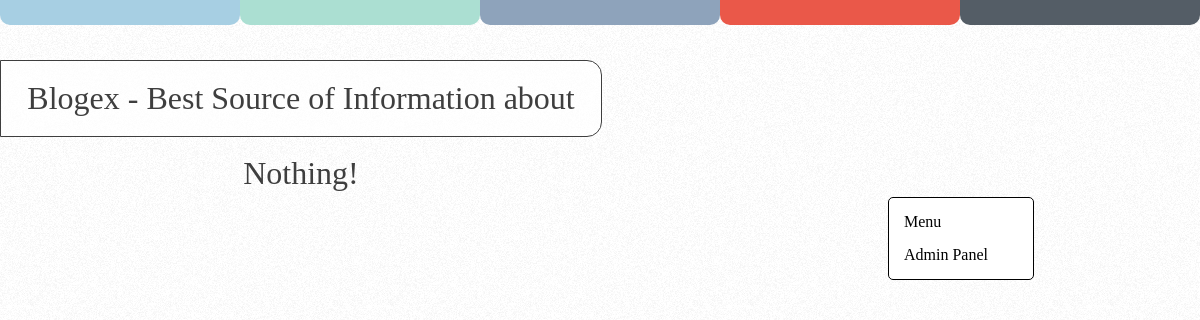
/, run on an earlier commit of the app's database.
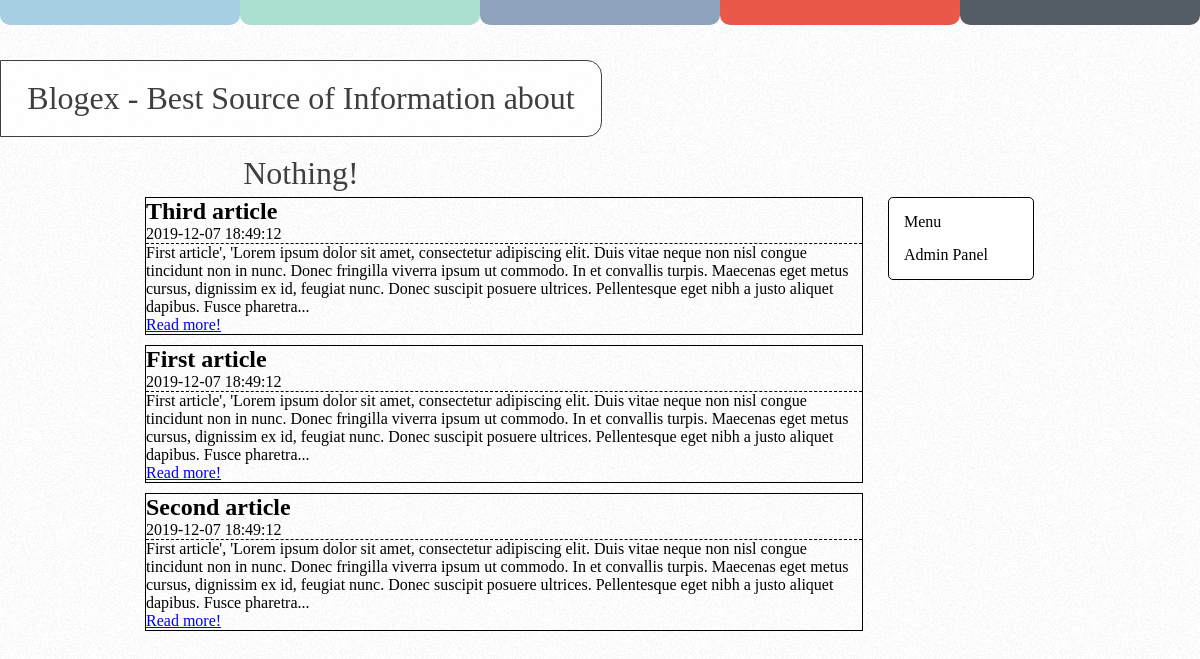
And on a later commit of the database.
### tables this page shows
CREATE TABLE ARTICLES
(
    ID         int NOT NULL AUTO_INCREMENT,
    Title      varchar(255) CHARACTER SET 'utf8',
    Content    varchar(65534) CHARACTER SET 'utf8',
    Date       datetime DEFAULT CURRENT_TIMESTAMP,
    UserID     int,
    CategoryID int,

    PRIMARY KEY (ID)
);

### nyxie/classes/view.php (called while the page is built, shortened)
<?php
class View
{
	public $view_vars = array();
	function assign($name, $value)
	{
	    $this->view_vars = array_merge($this->view_vars, [$name => $value]);
	}
	function display($file)
	{
		extract($this->view_vars);
		include(VIEWSPATH . $file);
	}
}

### nyxie/apps/controllers/blogcontroller.php (called while the page is built, shortened)
<?php
class BlogController extends Nyxie
{
    function index()
    {
        $article_model = new ArticleModel();
        $articles = $article_model->get_all();
        for ($i = 0; $i < count($articles); $i++) {
            $articles[$i]["Content"] = substr($articles[$i]["Content"], 0, 350) . "...";
        }
        $view = new View();
        $menu_links = [
            array("label" => "Main", "href" => ""),
            array("label" => "Admin Panel", "href" => "/adminpanel"),
            array("label" => "Categories", "href" => ""),
            array("label" => "About", "href" => ""),
            array("label" => "Contact", "href" => ""),
        ];
        $view->assign("content_file", "articles-container.php");
        $view->assign("articles", $articles);
        $view->assign("menu_links", $menu_links);
        $view->display("blog/main.php");
    }
}

### nyxie/nyxie.php (called while the page is built, shortened)
<?php
class Nyxie
{
    private $default_method = "index";
    function start()
    {
        $method_name = null;
        $request_url = ltrim($_SERVER["REQUEST_URI"], "/");
        $path_info = !strlen($request_url) ? [] : explode("/", $request_url);
        switch (count($path_info)) {
            default:
                $method_name = $this->default_method;
                break;
        }
        try {
            $controller = new $controller_class_name();
            $controller->$method_name();
        } catch (Exception $e) {
            throw new RuntimeException("Running controller method failed");
        }
        return true;
    }
    static function __autoload($class_name)
    {
        $class_name = strtolower($class_name);
    }
}

### index.php (called while the page is built, shortened)
<?php
require_once(NYXIEPATH . 'nyxie.php');
$nyxie = new Nyxie;
$nyxie->register_controller("blog", "BlogController", true);
$nyxie->register_controller("adminpanel", "AdminPanelController");
$nyxie->register_controller("auth", "AuthController");
$nyxie->register_controller("articles", "ArticleController");
$nyxie->protect_controller("adminpanel");
$nyxie->start();

### nyxie/apps/models/articlemodel.php (called while the page is built, shortened)
<?php
class ArticleModel
{
    public function __construct()
    {
        $this->db = new Database();
    }
    public function get_all()
    {
        return $this->db->query("select * from articles order by id desc");
    }
}
?>

### nyxie/classes/db_interfaces/mysql.php (called while the page is built, shortened)
<?php
class MySQL implements IDatabase
{
    protected $connection;
    public function connect($host, $user, $pass, $db_name)
    {
        $this->connection = new mysqli($host, $user, $pass, $db_name);
        $this->connection->autocommit(true);
    }
    function query($query)
    {
        $query_result = $this->connection->query($query);
        $return_result = null;
        if (is_bool($query_result)) {
            $return_result = $query_result;
        } else {
            $return_result = $query_result->fetch_all(MYSQLI_ASSOC);
        }
        return $return_result;
    }
}

### nyxie/classes/database.php (called while the page is built, shortened)
<?php
class Database
{
    private static $database_instance;
    static function set_type($interface)
    {
        Database::$database_instance = new $interface();
        Database::$database_instance->connect("localhost", "root", "", "blogex");
    }
    public function __call($name, $arguments)
    {
        return call_user_func_array([Database::$database_instance, $name], $arguments);
    }
}

### nyxie/apps/views/blog/articles-container.php (the view)
<div id="articles-list">
    <?php
    foreach ($articles as $article) {
        echo '
                <div class="article">
                    <div class="article-title">' . $article["Title"] . '</div>
                        <div class="article-description">
                            <div class="article-date">' . $article["Date"] . '</div>
                        </div>
                    <div class="article-brief">' . $article["Content"] . '</div>
                    <a href="/articles/?id=' . $article["ID"] . '">Read more!</a>
                </div>
                ';
    }
    ?>
</div>

### nyxie/apps/views/blog/main.php (shortened to what this page needs)
<html lang="en">
<head>
    <link rel="stylesheet" href="/nyxie/apps/views/blog/styles/main.css">
</head>
<body>
<div id="color-blocks">
    <div id="color-block-1" class="color-block"></div>
    <div id="color-block-2" class="color-block"></div>
    <div id="color-block-3" class="color-block"></div>
    <div id="color-block-4" class="color-block"></div>
    <div id="color-block-5" class="color-block"></div>
</div>
<div id="header">
    Blogex - Best Source of Information about Nothing!
</div>
<div id="main-container">
    <div id="content">
        <?php include($content_file); ?>
    </div>
    <div id="menu">
        <ul id="menu-list">
            <li><a href="/">Menu</a></li>
            <li><a href="/adminpanel">Admin Panel</a></li>
        </ul>
    </div>
</div>
</body>
</html>

### nyxie/apps/views/blog/styles/main.css (style rules this page uses)
* { margin: 0; padding: 0; }
body { background-image: url("/nyxie/apps/views/blog/assets/images/background.png"); }
#color-blocks { width: 100%; height: 25px; }
.color-block { float: left; width: 20%; height: inherit; border-bottom-left-radius: 10px; border-bottom-right-radius: 10px; }
#color-block-1 { background-color: #A7CFE3; }
#color-block-2 { background-color: #ABDFD2; }
#color-block-3 { background-color: #8EA3BB; }
#color-block-4 { background-color: #EA5849; }
#color-block-5 { background-color: #545D66; }
#header { width: 50%; height: 75px; line-height: 75px; font-size: 2rem; margin-top: 35px; margin-bottom: 35px; border-top-right-radius: 15px; border-bottom-right-radius: 15px; border: 1px #000000 solid; background-color: #FFFFFF; opacity: 75%; text-align: center; vertical-align: middle; }
#main-container { width: 80%; height: 500px; margin: auto; }
#content { width: 80%; float: left; }
#menu { width: 15%; background-color: #FFFFFF; border: 1px #000000 solid; border-radius: 5px; float: left; margin-top: 25px; }
#menu-list { list-style-type: none; }
#menu-list li { margin: 15px; }
#menu-list a { color: black; text-decoration: none; }
#articles-list { margin: 25px; }
.article { border: 1px black solid; margin-bottom: 10px; }
.article-title { font-size: 1.5rem; font-weight: bold; }
.article-description { border-bottom: 1px #000000 dashed; }

What changed in the data, as far as the page shows it:
added articles: Title "Third article", Date "2019-12-07 18:49:12", Content "First article', 'Lorem ipsum dolor sit amet, consectetur adipiscing elit. Duis vitae neque non nisl congue tincidunt non in nunc. Donec fringilla viverra ipsum ut commodo. In et convallis turpis. Maecenas eget metus cursus, dignissim ex id, feugiat nunc. Donec suscipit posuere ultrices. Pellentesque eget nibh a justo aliquet dapibus. Fusce pharetra..."
added articles: Title "First article", Date "2019-12-07 18:49:12", Content "First article', 'Lorem ipsum dolor sit amet, consectetur adipiscing elit. Duis vitae neque non nisl congue tincidunt non in nunc. Donec fringilla viverra ipsum ut commodo. In et convallis turpis. Maecenas eget metus cursus, dignissim ex id, feugiat nunc. Donec suscipit posuere ultrices. Pellentesque eget nibh a justo aliquet dapibus. Fusce pharetra..."
added articles: Title "Second article", Date "2019-12-07 18:49:12", Content "First article', 'Lorem ipsum dolor sit amet, consectetur adipiscing elit. Duis vitae neque non nisl congue tincidunt non in nunc. Donec fringilla viverra ipsum ut commodo. In et convallis turpis. Maecenas eget metus cursus, dignissim ex id, feugiat nunc. Donec suscipit posuere ultrices. Pellentesque eget nibh a justo aliquet dapibus. Fusce pharetra..."
